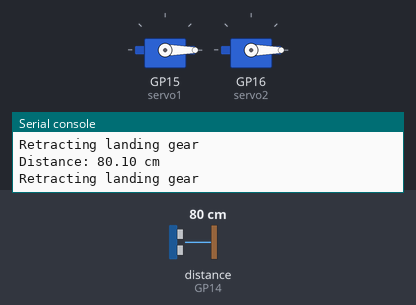
Recording of a program running on a simulated Raspberry Pi Pico running MicroPython. On the bench: 2 × servo, the last lines printed to the serial console. The test bench sets the inputs (shaded band); at power-on: distance to the obstacle (sensor on GP14) 80 cm. The echo pulse lasts 58.3 µs per cm; servo angles are drawn from the pulse width (0.5 ms = 0°, 2.5 ms = 180°).

Above: at 1.2 s.
1.3 s: distance to the obstacle (sensor on GP14) set to 33 cm
2.8 s: distance to the obstacle (sensor on GP14) set to 28 cm
At 3.4 s:
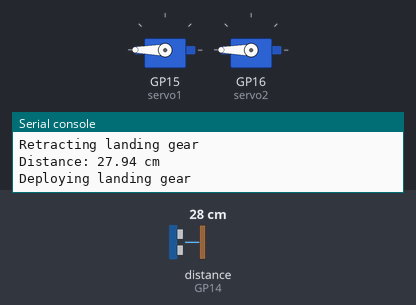
4.5 s: distance to the obstacle (sensor on GP14) set to 35 cm
At 4.9 s:
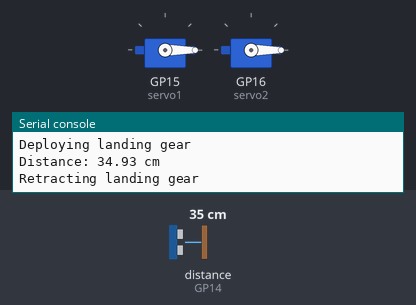
6.0 s: distance to the obstacle (sensor on GP14) set to 2 cm
At 6.4 s:
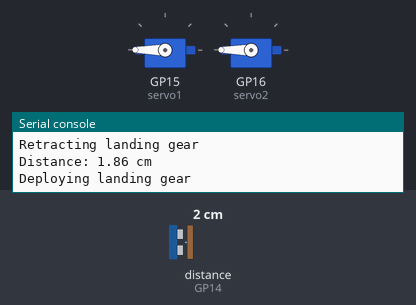
Timing chart, 0 to 8.5 s (numbered marks = the images above; inputs shaded):
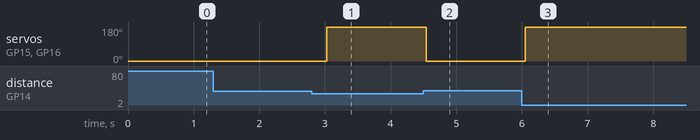

The program:

Raspberry_Pi_Pico_Planetary_Lander.py
```python
from machine import Pin, PWM
import time

# Pin definitions
TRIG_PIN = 13  # Trigger pin for HC-SR04
ECHO_PIN = 14  # Echo pin for HC-SR04
SERVO1_PIN = 15  # Servo 1 pin
SERVO2_PIN = 16  # Servo 2 pin

# Threshold distance in cm to deploy landing gear
THRESHOLD = 30

# Servo angles in duty cycles (for a typical SG90 servo)
ANGLE1 = 0.5  # 0 degrees (adjust for your servos)
ANGLE2 = 2.5  # 160 degrees (adjust for your servos)

# Setup ultrasonic sensor pins
trig = Pin(TRIG_PIN, Pin.OUT)
echo = Pin(ECHO_PIN, Pin.IN)

# Setup servos as PWM outputs
servo1 = PWM(Pin(SERVO1_PIN))
servo2 = PWM(Pin(SERVO2_PIN))
for servo in [servo1, servo2]:
    servo.freq(50)  # Set frequency to 50Hz for servo motors

# Function to move servo to a specific angle
def move_servo(servo, angle):
    duty = 0.5 + (angle / 180) * 2  # Convert angle to duty cycle
    servo.duty_u16(int(duty * 65536 / 20))  # Convert to 16-bit duty cycle

# Function to read distance from HC-SR04
def get_distance():
    # Send trigger pulse
    trig.low()
    time.sleep_us(2)
    trig.high()
    time.sleep_us(10)
    trig.low()

    # Wait for echo to start
    while echo.value() == 0:
        pass
    start = time.ticks_us()

    # Wait for echo to stop
    while echo.value() == 1:
        pass
    end = time.ticks_us()

    # Calculate distance in cm
    duration = time.ticks_diff(end, start)
    distance = (duration / 2) / 29.1  # Speed of sound in cm/us
    return distance

# Initialize servos to starting position
move_servo(servo1, 0)
move_servo(servo2, 0)

# Main loop
try:
    while True:
        distance = get_distance()
        print(f"Distance: {distance:.2f} cm")

        if distance < THRESHOLD:
            # Deploy landing gear
            print("Deploying landing gear")
            move_servo(servo1, 180)
            move_servo(servo2, 180)
        else:
            # Retract landing gear
            print("Retracting landing gear")
            move_servo(servo1, 0)
            move_servo(servo2, 0)

        time.sleep(0.5)  # Wait before next measurement

except KeyboardInterrupt:
    print("Program stopped")
    servo1.deinit()
    servo2.deinit()
```

Measured:
- the behaviour switches between 30 and 29 cm on distance to the obstacle (sensor on GP14) (found by bisection; images 0 and 1)
- after the input at 2.8 s, servo on GP15 (servo1), servo on GP16 (servo2): 0° → 180° after 0.23 s
- after the input at 4.5 s, servo on GP15 (servo1), servo on GP16 (servo2): 180° → 0° at once
- after the input at 6.0 s, servo on GP15 (servo1), servo on GP16 (servo2): 0° → 180° after 0.05 s
